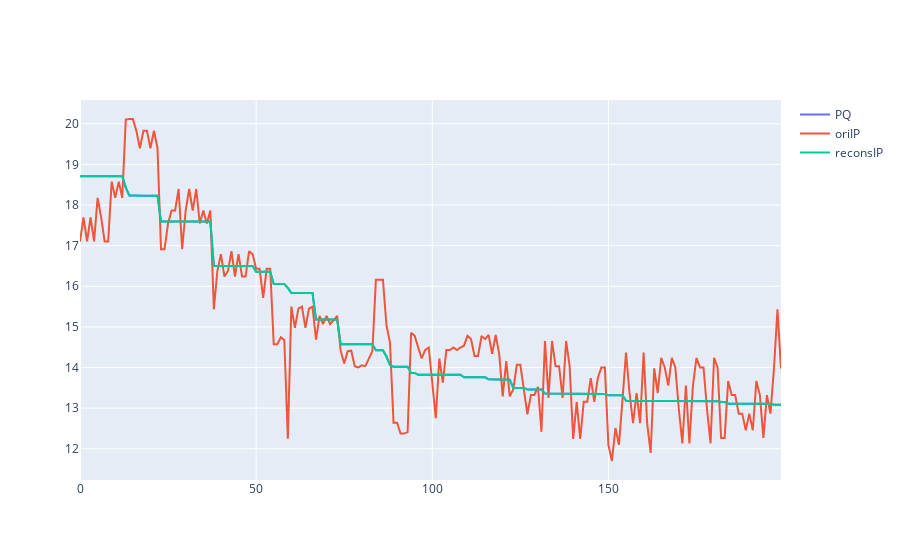

This figure's notebook cell:
### Code cell
trace1 = go.Scatter(x=np.arange(k), y=D[1][:], name='PQ')
trace2 = go.Scatter(x=np.arange(k), y=np.dot(query_vectors[1], db_vectors[I[1]].T), name='oriIP')
trace3 = go.Scatter(x=np.arange(k), y=np.dot(query_vectors[1], recons_x[I[1]].T), name='reconsIP')
fig = go.Figure([trace1, trace2, trace3])
fig.show()

### Figure 1 — Plotly figure (JSON) as saved in the notebook; plotly's stock layout.template omitted (floating-point values rounded to 4 significant figures; data arrays with more than 128 entries replaced by an {"elided": "..."} marker saying what was removed)
{"data": [{"name": "PQ", "type": "scatter", "x": {"elided": "200 int values"}, "y": {"elided": "200 float values"}}, {"name": "oriIP", "type": "scatter", "x": {"elided": "200 int values"}, "y": {"elided": "200 float values"}}, {"name": "reconsIP", "type": "scatter", "x": {"elided": "200 int values"}, "y": {"elided": "200 float values"}}], "layout": {}}
